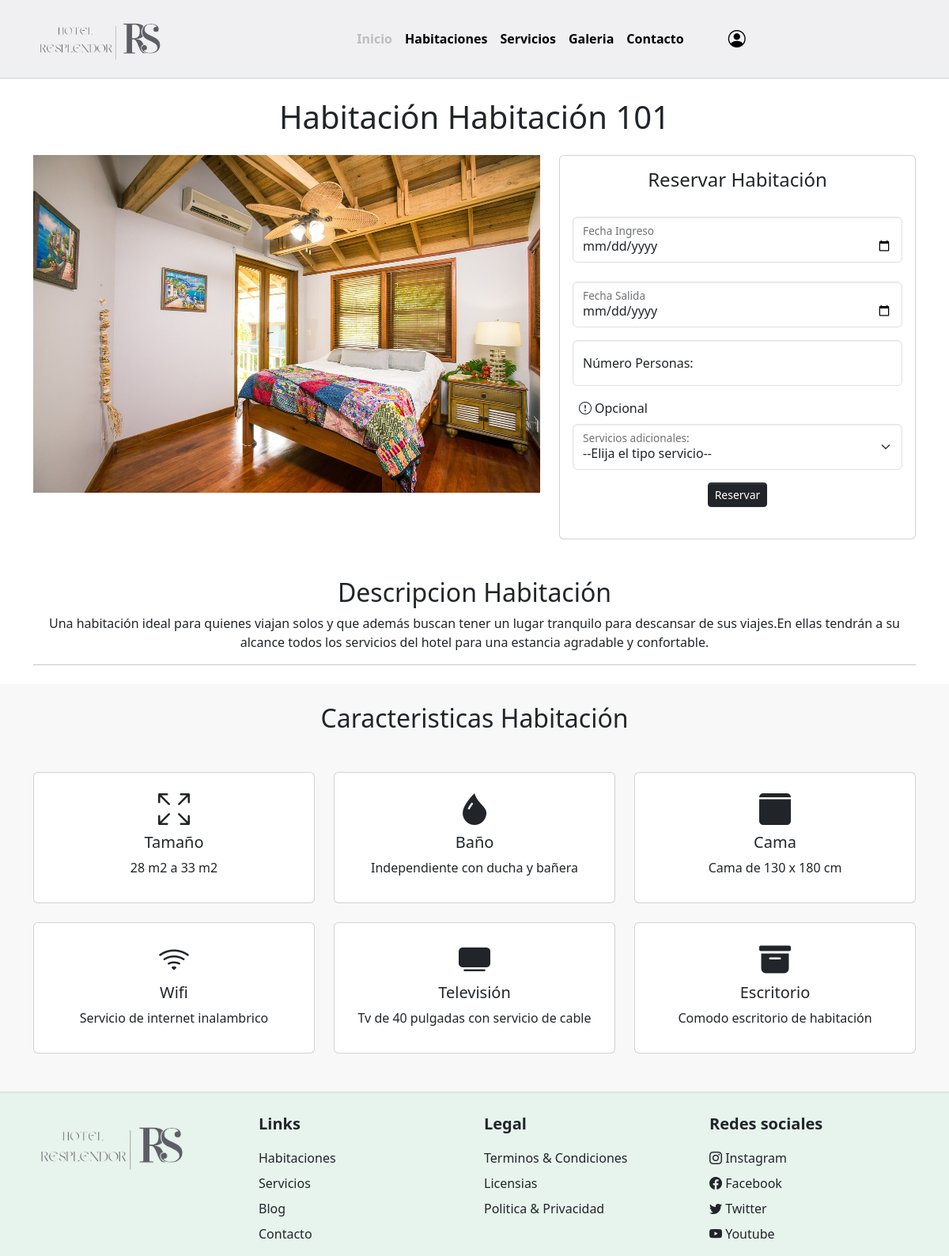
/habitaciones/habitacion.php?id=1, run on an earlier commit of the app's database.
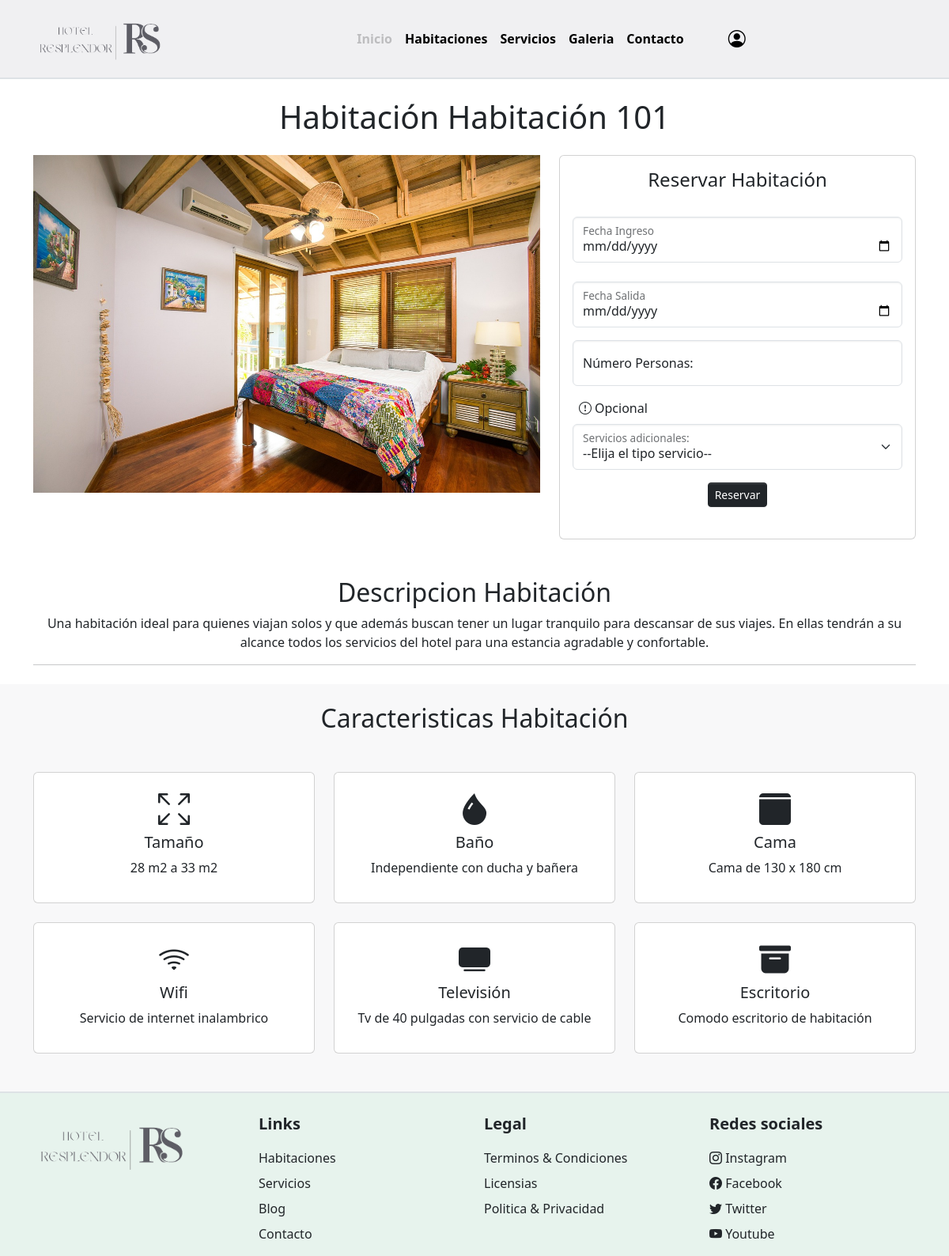
And on a later commit of the database.
### tables this page shows
CREATE TABLE `habitacion` (
  `id_habitacion` int(6) NOT NULL,
  `id_tipo_habitacion` int(11) NOT NULL,
  `id_estado` int(11) NOT NULL,
  `nombre_habitacion` varchar(25) NOT NULL,
  `descripcion_habitacion` text NOT NULL,
  `cantidad_personas` varchar(25) NOT NULL,
  `precio_habitacion` int(11) NOT NULL,
  `imagen_habitacion` text NOT NULL
);

### habitaciones/habitacion.php (the view, shortened to what the changed rows need)
<?php
    $conexion = new Conexion();
    $con = $conexion->conectarDB();
    $id = $_GET['id'];
    $sql = "SELECT * FROM habitacion WHERE id_habitacion='".$id."'";
?>
<!DOCTYPE html>
<html>
    <head>
        <link rel="stylesheet" href="../css/custom.css">
        <link rel="stylesheet" href="../libs/bootstrap-icons/bootstrap-icons.css">
    </head>
    <body>
        <?php
        include '../modules/menu.php';
        ?>
        <?php
            $resulset = $con->query($sql);
                if($fila = $resulset->fetch_assoc()){; ?>
                    <div class="container my-4">
                        <h1 class="text-center">Habitación <?php echo $fila['nombre_habitacion'] ?></h1>
                    </div>
                    <div class="container text-center mb-5">
                        <div class="row g-4">
                            <div class="col-lg-7">
                                <img src="<?php echo $fila['imagen_habitacion']?>" alt="Imagen habitación de hotel" class="img-fluid">
                            </div>
                            <div class="col-lg-5 ">
                                <form action="reservacion.php" method="POST">
                                    <div class="card">
                                        <div class="card-body">
                                            <div class="card-title">
                                                <h4 class="text-center">Reservar Habitación</h4>
                                            </div>
                                            <div class="card-text my-4">
                                                <div class="row g-3">
                                                    <div class="col-lg-12">
                                                        <div class="form-floating">
                                                            <?php
                                                                $fechaActual =  date("Y-m-d");
                                                            ?>
                                                            <input type="date" name="ingreso" id="ingreso" class="form-control my-2" placeholder="Fecha Ingreso" required min="<?= $fechaActual?>">
                                                            <label for="ingreso">Fecha Ingreso</label>
                                                        </div>
                                                    </div>
                                                    <div class="col-lg-12">
                                                        <div class="form-floating">
                                                            <input type="date" name="salida" id="salida" class="form-control" placeholder="Fecha Salida" required min="<?= $fechaActual?>"  >
                                                            <label for="salida">Fecha Salida</label>
                                                        </div>
                                                    </div>
                                                    <div class="col-lg-12">
                                                        <div class="form-floating">
                                                            <input type="number" name="cantidad" id="cantidad" class="form-control" placeholder="Fecha Salida" required min="1">
                                                            <label for="cantidad">Número Personas:</label>
                                                        </div>
                                                    </div>
                                                    <div class="col-lg-12">
                                                        <div class="text-start">
                                                            <i class="bi bi-exclamation-circle ms-2 me-1"></i><label for="servicio">Opcional</label>
                                                        </div>
                                                        <div class="form-floating">
                                                            <select class="form-select mt-2" id="servicio" name="servicio" aria-label="Default select example">
                                                                    <option option selected hidden value="">--Elija el tipo servicio--</option>
                                                            </select>
                                                            <label for="servicio">Servicios adicionales:</label>
                                                        </div>
                                                    </div>
                                                </div>
                                                <div>
                                                    <button type="submit" class="btn btn-sm btn-dark mt-3" name="submit" id="submit" >Reservar</button>
                                                </div>
                                            </div>
                                        </div>
                                    </div>
                                </form>
                            </div>
                        </div>
                    </div>
                    <div class="container text-center my-4">
            <h2>Descripcion Habitación</h2>
            <p><?php echo $fila['descripcion_habitacion']?></p>
            <hr>
        </div>
        <div class="bg-secondary bg-opacity-10 p-4 mt-3">
            <div class="container">
                <h2 class="text-center">Caracteristicas Habitación</h2>
                <div class="row my-4 g-4">
                    <div class="col-lg-4 col-sm-6">
                        <div class="card">
                            <div class="card-body">
                                <div class="text-center"><i class="bi bi-arrows-fullscreen" style="font-size:40px;"></i></div>
                                <div class="card-tittle text-center"><h5>Tamaño</h5></div>
                                <div class="card-text text-center"><p>28 m2 a 33 m2</p></div>
                            </div>
                        </div>
                    </div>
                    <div class="col-lg-4 col-sm-6">
                        <div class="card">
                            <div class="card-body">
                            <div class="text-center"><i class="bi bi-droplet-fill" style="font-size:40px;"></i></div>
                                <div class="card-tittle text-center"><h5>Baño</h5></div>
                                <div class="card-text text-center"><p>Independiente con ducha y bañera</p></div>
                            </div>
                        </div>
                    </div>
                    <div class="col-lg-4 col-sm-6">
                        <div class="card">
                            <div class="card-body">
                                <div class="text-center"><i class="bi bi-calendar3-fill" style="font-size:40px;"></i></div>
                                <div class="card-tittle text-center"><h5>Cama</h5></div>
                                <div class="card-text text-center"><p>Cama de 130 x 180 cm</p></div>
                            </div>
                        </div>
                    </div>
                    <div class="col-lg-4 col-sm-6">
                        <div class="card">
                            <div class="card-body">
                                <div class="text-center"><i class="bi bi-wifi" style="font-size:40px;"></i></div>
                                <div class="card-tittle text-center"><h5>Wifi</h5></div>
                                <div class="card-text text-center"><p>Servicio de internet inalambrico</p></div>
                            </div>
                        </div>
                    </div>
                    <div class="col-lg-4 col-sm-6">
                        <div class="card">
                            <div class="card-body text-center">
                                <div class="text-center"><i class="bi bi-tv-fill" style="font-size:40px;"></i></div>
                                <div class="card-tittle "><h5>Televisión</h5></div>
                                <div class="card-text "><p>Tv de 40 pulgadas con servicio de cable</p></div>
                            </div>
                        </div>
                    </div>
                    <div class="col-lg-4 col-sm-6">
                        <div class="card">
                            <div class="card-body">
                                <div class="text-center"><i class="bi bi-archive-fill" style="font-size:40px;"></i></div>
                                <div class="card-tittle text-center"><h5>Escritorio</h5></div>
                                <div class="card-text text-center"><p>Comodo escritorio de habitación</p></div>
                            </div>
                        </div>
                    </div>
                </div>
            </div>
        </div>
    </body>
    <?php }?>
        <?php
            include '../modules/footer.php';
        ?>
</html>

What changed in the data, as far as the page shows it:
changed habitacion "Habitación 101": descripcion_habitacion "…para descansar de sus viajes.En ellas tendrán a su…" → "…para descansar de sus viajes. En ellas tendrán a su…"
